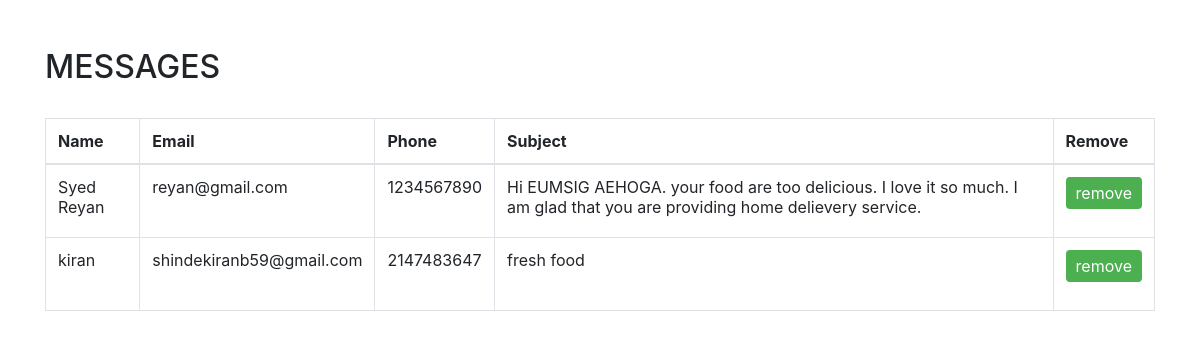
/message.php, run on the app's committed database.
### tables this page shows
CREATE TABLE `message` (
  `id` int(11) NOT NULL,
  `email` varchar(100) DEFAULT NULL,
  `name` varchar(100) DEFAULT NULL,
  `phone` int(10) DEFAULT NULL,
  `subject` text
);

### message.php (the view, shortened to what this page needs)
<?php
    include('dbconnection.php');
    $query      =   "SELECT * FROM message ORDER BY id ASC";
    $run_query  =   mysqli_query($connection, $query);
?>
<!DOCTYPE html>
<html lang="en">
<head>
  <link rel="stylesheet" href="https://maxcdn.bootstrapcdn.com/bootstrap/4.3.1/css/bootstrap.min.css">
</head>
<body>
<div class="container">
  <div class="top_header">
      <h2>MESSAGES</h2>
  </div><br>
  <table class="table table-bordered table table-hover">
    <thead>
      <tr>
        <th>Name</th>
        <th>Email</th>
        <th>Phone</th>
        <th>Subject</th>
        <th>Remove</th>
      </tr>
    </thead>
    <tbody>
     <?php
        while( $result = mysqli_fetch_assoc($run_query) )
        {
        if($result) {
     ?>
      <tr>
        <td><?php echo $result['name']; ?></td>
        <td><?php echo $result['email']; ?></td>
        <td><?php echo $result['phone'] ?></td>
        <td><?php echo $result['subject'] ?></td>
        <td>
           <form method="POST" action="<?php echo htmlspecialchars($_SERVER["PHP_SELF"]); ?>">
                <input value="remove" type="submit" name="">
           </form>
        </td>
      </tr> <?php } } ?>
    </tbody>
  </table>
</div>
</body>
</html>

### message.php (style rules this page uses)
input[type=submit] { background-color: #4CAF50; color: white; padding: 6px 10px; border: none; border-radius: 4px; cursor: pointer; float: inherit; }

### data on the page
message: name "Syed Reyan", email "reyan@gmail.com", phone "1234567890", subject "Hi EUMSIG AEHOGA. your food are too delicious. I love it so much. I am glad that you are providing home delievery service."
message: name "kiran", email "shindekiranb59@gmail.com", phone "2147483647", subject "fresh food"
